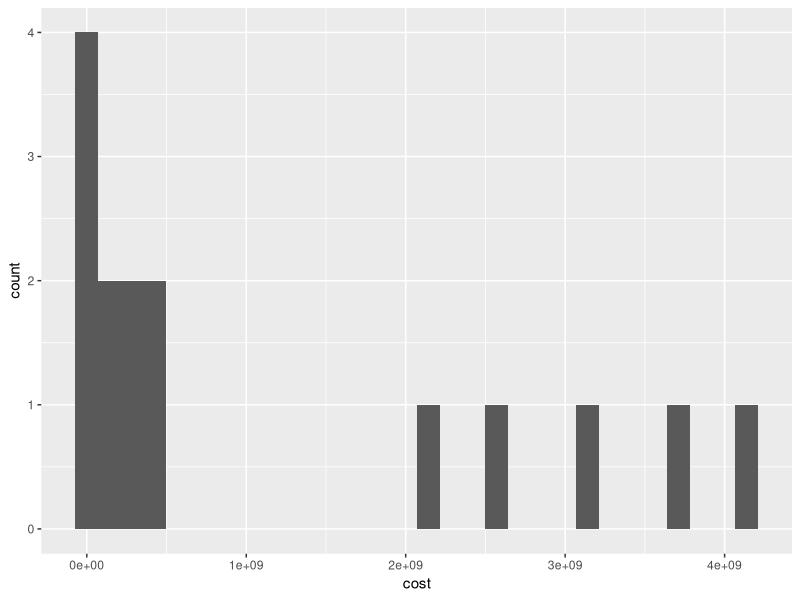
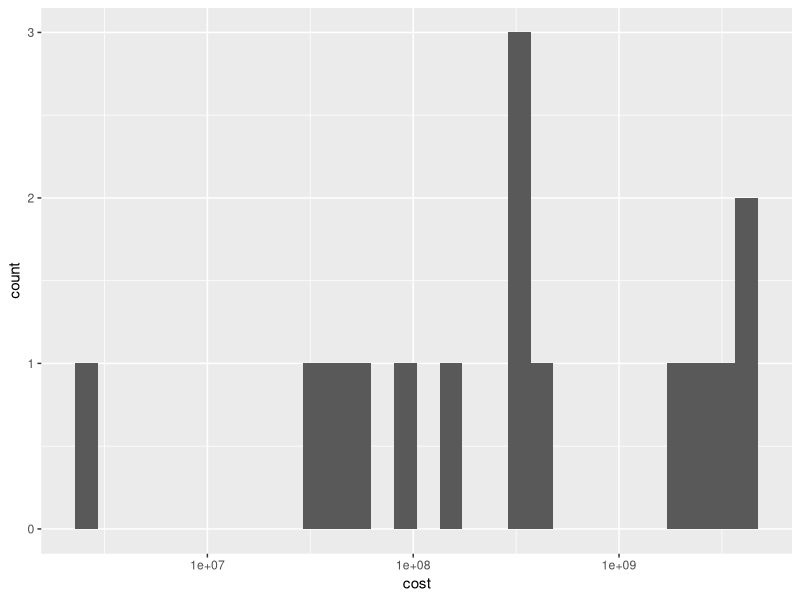
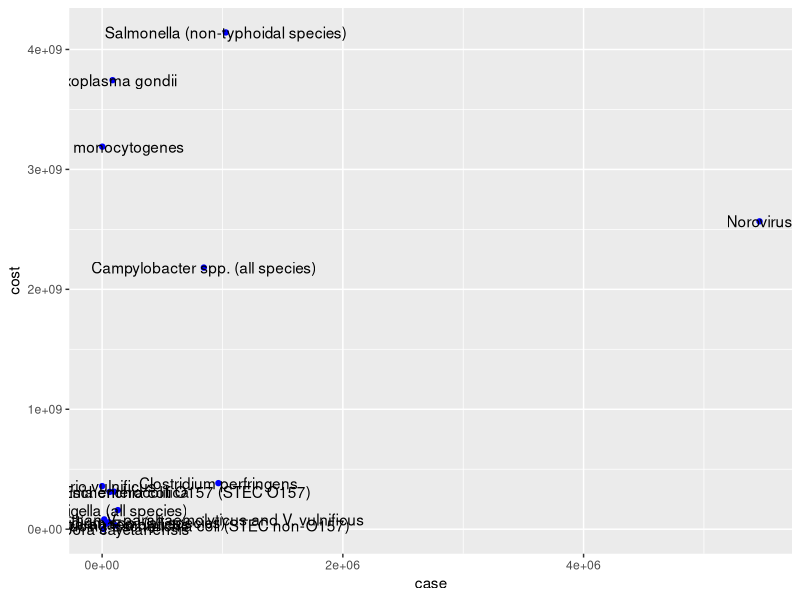
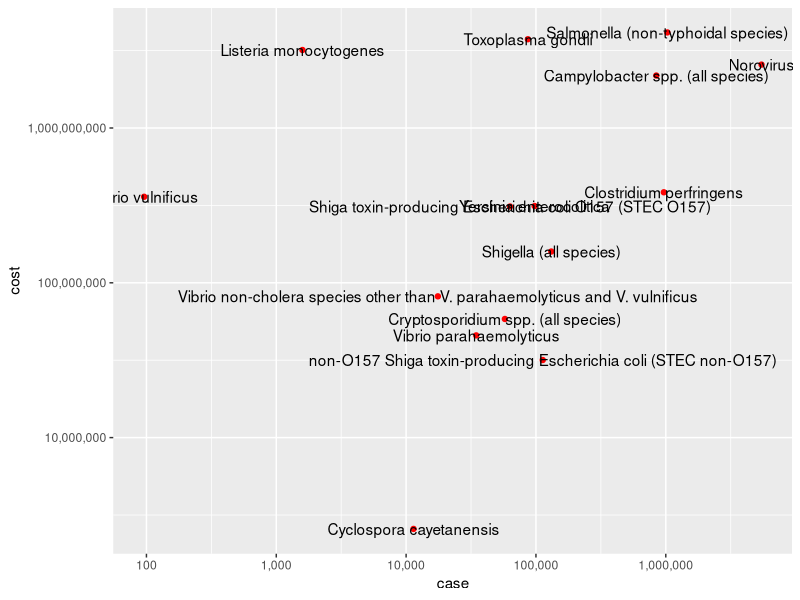
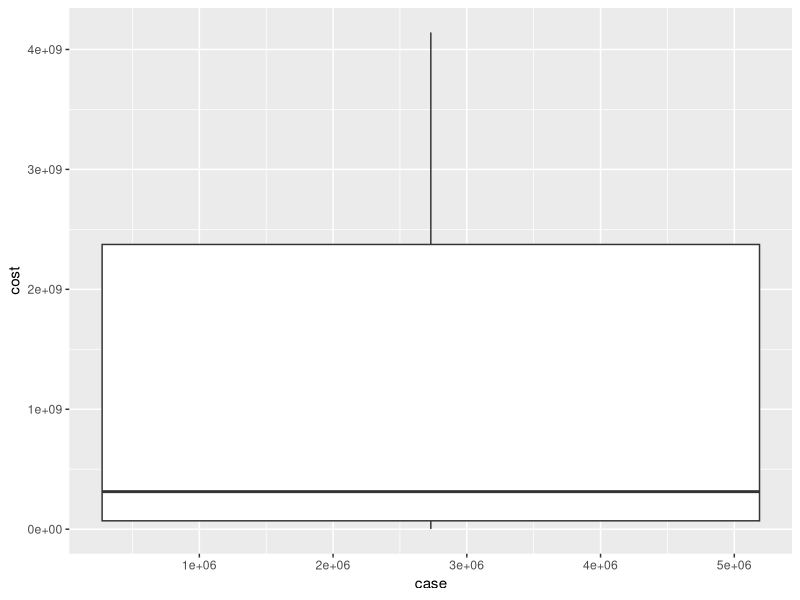

The R script that drew these images, in order:
## ---- chunk 1
#| label: setup
#| warning: false

library(tidyverse)
library(ggplot2)

knitr::opts_chunk$set(echo = TRUE)
## ---- chunk 2
library(readxl)

#reading Total_cost_for_top_15_pathogens_2018 csv data
cost_of_illness_data <- read_excel("_data/Total_cost_for_top_15_pathogens_2018.xlsx")

summary(cost_of_illness_data)

#The data shows the cost associated with foodborne diseases in 2018 for top 15 foodborne pathogens causing the disease.

#extracting all the column names
colnames(cost_of_illness_data)

#Changing the column names to make it more informative and effective
colnames(cost_of_illness_data)[1] ="pathogens"
colnames(cost_of_illness_data)[2] ="case"
colnames(cost_of_illness_data)[3] ="cost"
colnames(cost_of_illness_data)

#Reading the dataset, shows that there are a lot of rows which don't contain any values or are NA, so, I am removing those rows. The last row is the total of the 15 pathogens, so we can remove that as well. 

cost_of_illness_data<- na.omit(cost_of_illness_data)
cost_of_illness_data<- cost_of_illness_data[-16,]

# Making the values numeric so that it can be plotted
cost_of_illness_data$case<-as.numeric(cost_of_illness_data$case)
cost_of_illness_data$cost<-as.numeric(cost_of_illness_data$cost)
cost_of_illness_data

#Univariate Visualizations - Using the cost columns
ggplot(cost_of_illness_data, aes(x=cost)) +
  geom_histogram()

ggplot(cost_of_illness_data, aes(x=cost)) +
  geom_histogram()+
  scale_x_continuous(trans = "log10")

# Bivariate Visualization 
#x axis - number of cases, y axis - estimated costs, the points denotes the pathogens associated with it 
ggplot(cost_of_illness_data, aes(case,cost,label=pathogens)) + 
  geom_point(color="blue")+
  geom_text()
ggplot(cost_of_illness_data, aes(x=case, y=cost, label=pathogens)) +
  geom_point(color = "red")+
  scale_x_continuous(trans = "log10", labels = scales::comma)+
  scale_y_continuous(trans = "log10", labels = scales::comma)+
  geom_text()
ggplot(cost_of_illness_data, aes(case, cost)) + geom_boxplot()
